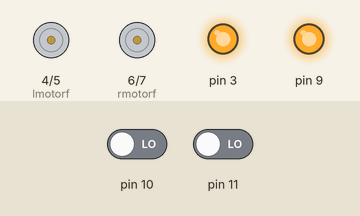
Bench run of a sketch on a simulated Arduino Uno, built with avr-gcc and run on an emulated ATmega328P. Shown: motor-driver pin pairs drawn as motors (green arrow = first pin HIGH = forward, orange = second pin HIGH = backward, longer = more drive), output pins drawn as LEDs (lit = HIGH). Inputs (shaded band) come from the test bench; at power-on: pin 10 LOW, pin 11 LOW.

Above: at 1.2 s.
1.3 s: pin 10 driven HIGH
At 1.6 s:
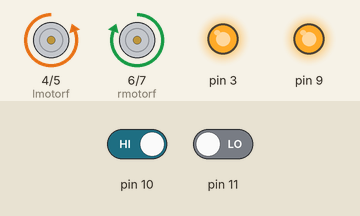
2.8 s: pin 11 driven HIGH
At 4.0 s:
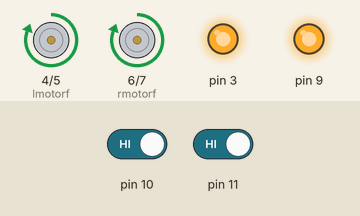
4.3 s: pin 10 driven LOW
At 5.1 s:
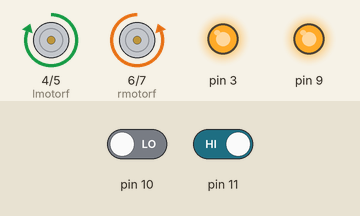
5.8 s: pin 11 driven LOW
At 6.2 s:
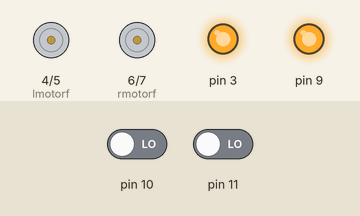
Timing chart, 0 to 8.3 s (numbered marks = the images above; inputs shaded):
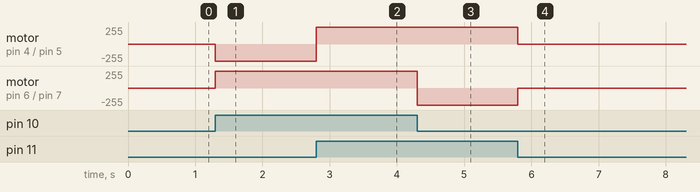

Measured:
- after the input at 1.3 s, motor on pin 4 (lmotorf) / pin 5 (lmotorb): stopped → backward 255/255 at once; motor on pin 6 (rmotorf) / pin 7 (rmotorb): stopped → forward 255/255 at once
- after the input at 2.8 s, motor on pin 4 (lmotorf) / pin 5 (lmotorb): backward 255/255 → forward 255/255 at once
- after the input at 4.3 s, motor on pin 6 (rmotorf) / pin 7 (rmotorb): forward 255/255 → backward 255/255 at once
- after the input at 5.8 s, motor on pin 4 (lmotorf) / pin 5 (lmotorb): forward 255/255 → stopped at once; motor on pin 6 (rmotorf) / pin 7 (rmotorb): backward 255/255 → stopped at once

The sketch:

script.ino
```cpp
#define lmotorf 4
#define lmotorb 5
#define rmotorf 6
#define rmotorb 7

//HIGH white
//LOW black

void setup() {

pinMode(3,OUTPUT);
pinMode(9,OUTPUT);

pinMode(lmotorf,OUTPUT);
pinMode(rmotorf,OUTPUT);
pinMode(lmotorb,OUTPUT);
pinMode(rmotorb,OUTPUT);
pinMode(11,INPUT);
pinMode(10,INPUT);
digitalWrite(3, 90);
digitalWrite(9, 90);
}

void loop() {

// dynamic line follower code
// if the sensor is on white it returns LOW value to the Arduino
// if it is on black it returns a HIGH value to the Arduino
int lsensor=digitalRead(11);
int rsensor=digitalRead(10);
if((lsensor==HIGH)&&(rsensor==HIGH))
{
//both sensors on white
// go forward
digitalWrite(lmotorf,HIGH);
digitalWrite(rmotorf,HIGH);
digitalWrite(lmotorb,LOW);
digitalWrite(rmotorb,LOW);
}
else if((lsensor==HIGH)&& (rsensor==LOW))
{
//right sensor on black line
// turn right
digitalWrite(lmotorf,HIGH);
digitalWrite(rmotorf,LOW);
digitalWrite(lmotorb,LOW);
digitalWrite(rmotorb,HIGH);
}
else if((lsensor==LOW)&&(rsensor==HIGH))
{
//left sensor on black line
// turn left
digitalWrite(lmotorf,LOW);
digitalWrite(rmotorf,HIGH);
digitalWrite(lmotorb,HIGH);
digitalWrite(rmotorb,LOW);
}
else
{
digitalWrite(lmotorf,LOW);
digitalWrite(rmotorf,LOW);
digitalWrite(lmotorb,LOW);
digitalWrite(rmotorb,LOW);
}
}
```
